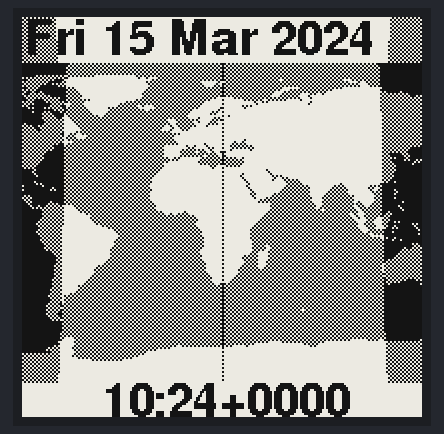
The sketch below on a simulated Arduino Uno, built for the host (arithmetic inside an expression is 32-bit, double 64-bit). On the bench: 200×200 one-colour display. The local clock reads 2024-03-15 10:24:30 at power-on unless the sketch sets it.

Above: at 2.3 s.
At 30.9 s:
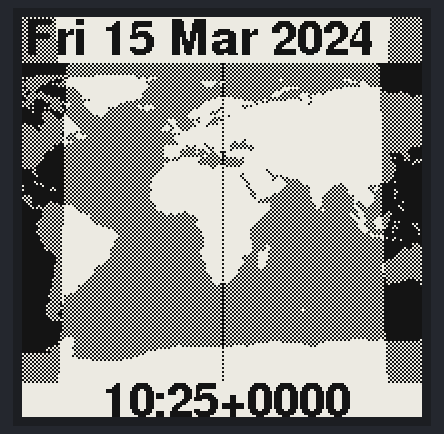
At 91.4 s:
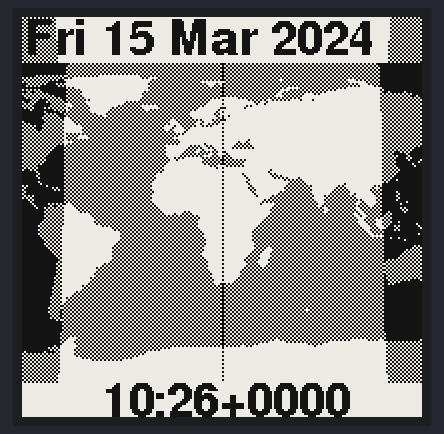

The sketch:

watchy_solar_noon.ino
```cpp
// (licence header left out)
#include "watchy_solar_noon.h"
#include "settings.h"

WatchySolarNoon watchy(settings);

void setup(){
  watchy.init();
}

void loop(){}
```

watchy_solar_noon.cpp
```cpp
#include "watchy_solar_noon.h"

void WatchySolarNoon::drawWatchFace() {
  display.fillScreen(GxEPD_WHITE);
  display.setTextColor(GxEPD_BLACK);

  float t = elapsedSecsToday(makeTime(currentTime) - settings.gmtOffset) / (60 * 60 * 24.0);
  int16_t bitmap_offset = static_cast<int16_t>( 320 * t + -220 );


  display.fillRect(0,23,200,160,GxEPD_BLACK);
//  display.drawXBitmap(bitmap_offset - RenderData_160_width, 23, RenderData_160_bits, RenderData_160_width, RenderData_160_height, GxEPD_WHITE);
  display.drawXBitmap(bitmap_offset, 23, RenderData_160_bits, RenderData_160_width, RenderData_160_height, GxEPD_WHITE);
  display.drawXBitmap(bitmap_offset + RenderData_160_width, 23, RenderData_160_bits, RenderData_160_width, RenderData_160_height, GxEPD_WHITE);


  float pp;
  int16_t kk;
  pp = percentOfYear(currentTime);
  // min 54 matches artic circle, max 354 for almost lines, ^6 is a guess that seems to fit end of night at end of february
  kk = floor(abs(pow(sin(pp * 2 * PI), 6.0)) * 300 + 54);

  // whiteout every other pixel
  fiftyRect(0, 23, 200, 160, 0, GxEPD_WHITE);

  if( pp > 0.25 && pp <= 0.75 ) {
    // south dark
    fiftyRect(0, 23 + 80, 200, 80, 0, GxEPD_BLACK);
    }
  else {
    // north dark
    fiftyRect(0, 23, 200, 80, 0, GxEPD_BLACK);
    }

  // left and right of night
  fillEllipse(-60, 23 + 80, 80, kk, 0, GxEPD_BLACK);
  fillEllipse(260, 23 + 80, 80, kk, 0, GxEPD_BLACK);

  // center of day
  fillEllipse(100, 100, 80, kk, 0, GxEPD_WHITE);

/*

  // left and right of lit hemisphere
  fillEllipse(-60, 23 + 80, 80, k, 0, GxEPD_BLACK);
  fillEllipse(260, 23 + 80, 80, k, 0, GxEPD_BLACK);

  // center of dark hmisphere
  fillEllipse(100, 100, 80, k, 0, GxEPD_WHITE);

*/


  //display.drawLine(100, 23, 100, 183, GxEPD_BLACK);
  for (int16_t j = 23; j < 183; j++) {
    if( j % 2 != 0) {
      display.drawPixel(100, j,  GxEPD_BLACK);
    }
  }


  display.fillRect(0,183,200,17,GxEPD_WHITE);


  display.setFont(&FreeSansBold12pt7b);

  display.setCursor(1, 18);
  display.print(dayShortStr(currentTime.Wday));
  display.print(' ');
  display.print(currentTime.Day);
  display.print(' ');
  display.print(monthShortStr(currentTime.Month));
  display.print(' ');
  display.print(tmYearToCalendar(currentTime.Year));

  display.setCursor(40, 199);

  int16_t  x_center, y_center;
  uint16_t w_center, h_center;


  char long_buffer[64];

  sprintf(long_buffer, "%1.4f %d", //"lon. %1.2f %1.4f %d",
    //(t * (-360.0)) + 180,
    pp,
    kk
    );

  display.getTextBounds(long_buffer, 0, 173, &x_center, &y_center, &w_center, &h_center);

  display.setCursor(100 - w_center / 2, 173);

 // display.println(long_buffer);


  // "Stack smashing protect failure!" ?"
  char time_buffer[64];

  sprintf(time_buffer, "%02d:%02d%+05d",
    currentTime.Hour,
    currentTime.Minute,
    settings.gmtOffset / 36
    );

  display.getTextBounds(time_buffer, 0, 199, &x_center, &y_center, &w_center, &h_center);

  display.setCursor(100 - w_center / 2, 199);

  display.println(time_buffer);


}


void WatchySolarNoon::fiftyRect(int16_t x, int16_t y, int16_t w, int16_t h, int16_t alt, uint16_t color) {
  display.startWrite();
  for (int16_t i = x; i < x + w; i++) {
    for (int16_t j = y; j < y + h; j++) {
      if(i % 2 != alt ^ j % 2 != alt) {
        display.drawPixel(i, j,  color);
      }
    }
  }
  display.endWrite();
}


// optimized versions gave me a rough diamond for no obvious reason
void WatchySolarNoon::fillEllipse(int16_t x0, int16_t y0, int16_t rx, int16_t ry, int16_t alt,  uint16_t color) {
  display.startWrite();
  int i;
  int j;
  for (int y = -ry; y <= ry; y++) {
    for (int x = -rx; x <= rx; x++) {
      if ((x * x * ry * ry) + (y * y * rx * rx) <= (rx * rx * ry * ry)) {
        i = x0 + x;
        j = y0 + y;
        if(i % 2 != alt ^ j % 2 != alt) {
          display.drawPixel(i, j, color);
        }
      }
    }
  }
  display.endWrite();
}
/*
int16_t WatchySolarNoon::julianDate(tmElements_t currentTime) {
  tmElements_t startOfYear;
  startOfYear.Year = currentTime.Year;
  startOfYear.Month = 1;
  startOfYear.Day = 1;
  startOfYear.Hour = 0;
  startOfYear.Minute = 0;
  startOfYear.Second = 0;

  int16_t jd = floor((makeTime(currentTime) - makeTime(startOfYear)) / 86400) + 1;

  return jd;
}
*/
float WatchySolarNoon::percentOfYear(tmElements_t currentTime) {
  return ((makeTime(currentTime) - settings.gmtOffset + 864000) % 31556952) / 31556952.0;
}
```

settings.h
```cpp
#ifndef SETTINGS_H
#define SETTINGS_H

//Weather Settings
//#define CITY_ID "5128581" //New York City https://openweathermap.org/current#cityid

//You can also use LAT,LON for your location instead of CITY_ID, but not both
#define LAT "42.280827" //New York City, Looked up on https://www.latlong.net/
#define LON "-83.743034"

#ifdef CITY_ID
    #define OPENWEATHERMAP_URL "http://api.openweathermap.org/data/2.5/weather?id={cityID}&lang={lang}&units={units}&appid={apiKey}" //open weather api using city ID
#else
    #define OPENWEATHERMAP_URL "http://api.openweathermap.org/data/2.5/weather?lat={lat}&lon={lon}&lang={lang}&units={units}&appid={apiKey}" //open weather api using lat lon
#endif

#define OPENWEATHERMAP_APIKEY "1f7a03d64fe74951ab16660f20dc4351" //used my own API key :)
#define TEMP_UNIT "metric" //metric = Celsius , imperial = Fahrenheit
#define TEMP_LANG "en"
#define WEATHER_UPDATE_INTERVAL 30 //must be greater than 5, measured in minutes
//NTP Settings
#define NTP_SERVER "pool.ntp.org"
#define GMT_OFFSET_SEC 3600 * -5 //New York is UTC -5 EST, -4 EDT, will be overwritten by weather data

watchySettings settings{
    #ifdef CITY_ID
        .cityID = CITY_ID,
    #else
        .cityID = "",
        .lat = LAT,
        .lon = LON,
    #endif
    .weatherAPIKey = OPENWEATHERMAP_APIKEY,
    .weatherURL = OPENWEATHERMAP_URL,
    .weatherUnit = TEMP_UNIT,
    .weatherLang = TEMP_LANG,
    .weatherUpdateInterval = WEATHER_UPDATE_INTERVAL,
    .ntpServer = NTP_SERVER,
    .gmtOffset = GMT_OFFSET_SEC,
    .vibrateOClock = false,
};

#endif
```

Source omitted: y_solar_noon.h (data table, 40752 bytes)

Measured:
- what the display in image 1 shows lasts 60.6 s, from 30.8 s to 91.4 s
